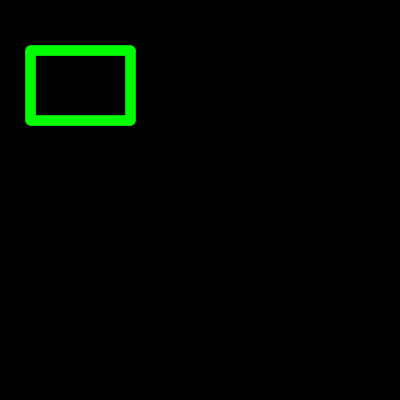
Frame 1 (no input)
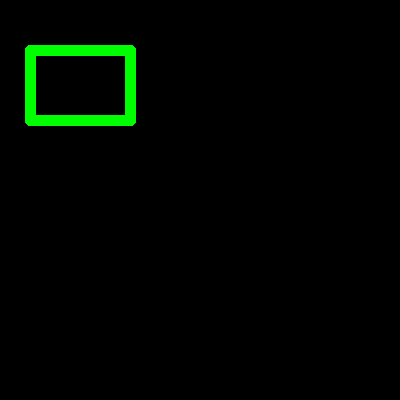
Frame 60 (the mouse pressed at the canvas centre just before this capture)
Frame 120 (the mouse held since frame 60 and released just before this capture): identical to frame 60, image omitted

The Processing sketch that drew these frames (run headless with seeded random() and noise(); from frame 60 on, the mouse is pressed at the canvas centre):

// Processing sketch: KvadratUdenRectWhileLoops
// ── KvadratUdenRectWhileLoops.pde
int rx = 30;   // rectangle top-left X position
int ry = 50;   // rectangle top-left Y position
int rw = 100;  // rectangle width
int rh = 70;   // rectangle height



void setup() {
  size(400, 400);       // create a 400x400 window
  background(0);       // set background black

  stroke(0, 255, 0);     // set stroke color to green
  strokeWeight(10);    // make the points thicker
}

void draw() {
  // --- Top and bottom edges ---
  int x = rx;
  while (x <= rx + rw) {
    point(x, ry);           // top edge
    point(x, ry + rh);      // bottom edge
    x++;
  }

  // --- Left and right edges ---
  int y = ry;
  while (y <= ry + rh) {
    point(rx, y);           // left edge
    point(rx + rw, y);      // right edge
    y++;
  }
}
